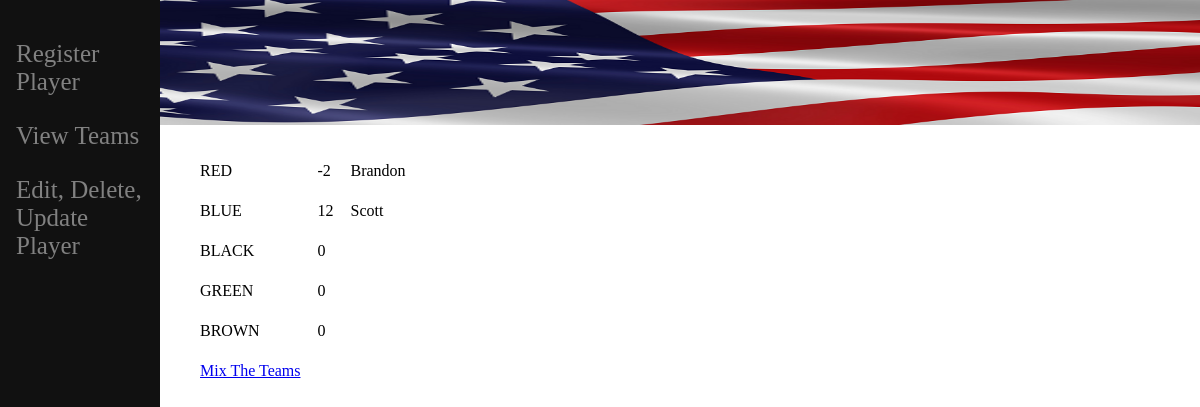
The app's page /, older data.
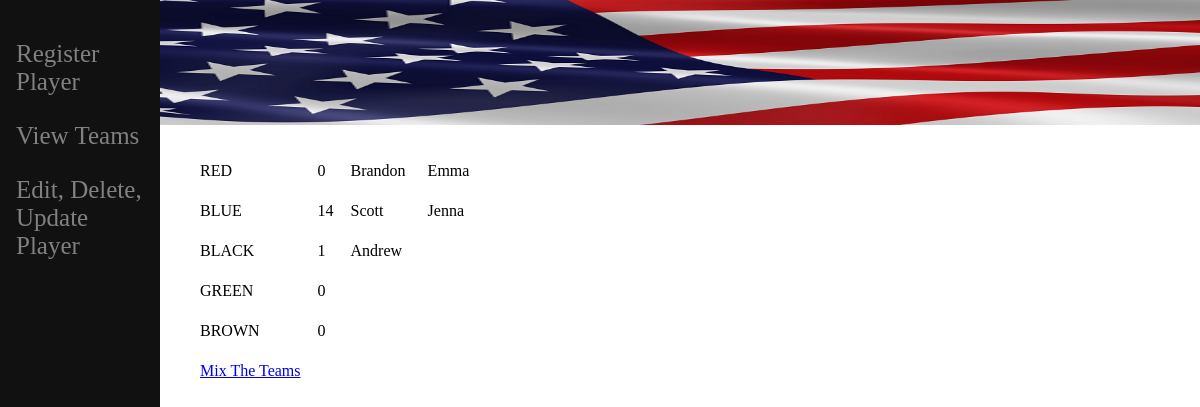
The same page, newer data.
### v_ball/models.py (models this page shows, shortened)
class Player(models.Model):
    player_name = models.CharField(max_length=30)
    skill_level = models.IntegerField()
    team = models.ForeignKey(Team, on_delete=models.SET_NULL, null=True, related_name="players")

### v_ball/views.py (the view)
# urls.py: 2. Add a URL to urlpatterns:  path('', views.home, name='home')
def home(request):
    players1 = Player.objects.all().filter(team = 1)
    players2 = Player.objects.all().filter(team = 2)
    players3 = Player.objects.all().filter(team = 3)
    players4 = Player.objects.all().filter(team = 4)
    players5 = Player.objects.all().filter(team = 5)
    points_red = red_team_points
    points_blue = blue_team_points
    points_black = black_team_points
    points_green = green_team_points
    points_brown = brown_team_points
    return render(request, 'home.html', {'players1': players1, 'players2': players2, 'players3': players3,'players4': players4,'players5': players5, 'points_red':points_red, 'points_blue': points_blue, 'points_black':points_black, 'points_green': points_green, 'points_brown': points_brown})

### v_ball/templates/home.html (shortened to what this page needs)
{% extends 'base.html' %}
{% load static %}
{% block content %}
{% load static %}
<!DOCTYPE html>
<html>
        <body>
                <div>
                <table>
                        <tr>
                                <td style="padding:10px;">RED</td>
                                <td style="padding: 5px;">{{points_red}}</td>
                                {% for p in players1 %}
                                <td style="padding:10px;">{{p.player_name}}</td>
                                {% endfor %}
                        </tr>
                        <tr>
                                <td style="padding:10px;">BLUE</td>
                                <td style="padding: 5px;">{{points_blue}}</td>
                                {% for p in players2 %}
                                <td style="padding:10px;">{{p.player_name}}</td>
                                {% endfor %}
                        </tr>
                        <tr>
                                <td style="padding:10px;">BLACK</td>
                                <td style="padding: 5px;">{{points_black}}</td>
                                {% for p in players3 %}
                                <td style="padding:10px;">{{p.player_name}}</td>
                                {% endfor %}
                        </tr>
                        <tr>
                                <td style="padding:10px;">GREEN</td>
                                <td style="padding: 5px;">{{points_green}}</td>
                        </tr>
                        <tr>
                                <td style="padding:10px;">BROWN</td>
                                <td style="padding: 5px;">{{points_brown}}</td>
                        </tr>
                        <tr>
                                <td style="padding:10px;">
                                <a href="mix_teams">Mix The Teams</a></td>
                        </tr>
                </table>
                </div>
        </body>
</html>
{% endblock %}

### v_ball/templates/base.html (shortened to what this page needs)
{% load static %}
<!DOCTYPE html>
<html>
<head>
 </head>
 <body>
    <div class = "content">
        {% block content %}
        {% endblock %}
    </div>
    <div class = "sidenav">
        <a href = 'http://127.0.0.1:8000/register/'>Register Player</a>
        <a href = "http://127.0.0.1:8000/">View Teams</a>
        <a href = "http://127.0.0.1:8000/delete_players/">Edit, Delete, Update Player</a>
    </div>
    <div class = "logo">
        <img src = "{% static 'usflag.png' %}" alt="My image"
        style="object-fit: fill;
        width:1250px;
        height:125px;"/>
    </div>
</body>
</html>

### v_ball/templates/base.html (style rules this page uses)
.sidenav { height:100%; width:160px; position:fixed; z-index:1; top:0; Left:0; background-color:#111; overflow-x:hidden; padding-top:20px; }
.sidenav a { padding: 20px 8px 6px 16px; text-decoration:none; font-size:25px; color: #818181; display:block; }
.logo { top:0; position:fixed; Left:160px; z-index: 1; height:100%; width: 100%; }
.content { margin-top:150px; margin-left:180px; }

Row changes from the older to the newer data that the page shows:
added Player: player_name "Emma"
added Player: player_name "Jenna"
added Player: player_name "Andrew"
Text that changed along with them:
{{ points_red }}: "-2" → "0"
{{ points_blue }}: "12" → "14"
{{ points_black }}: "0" → "1"
